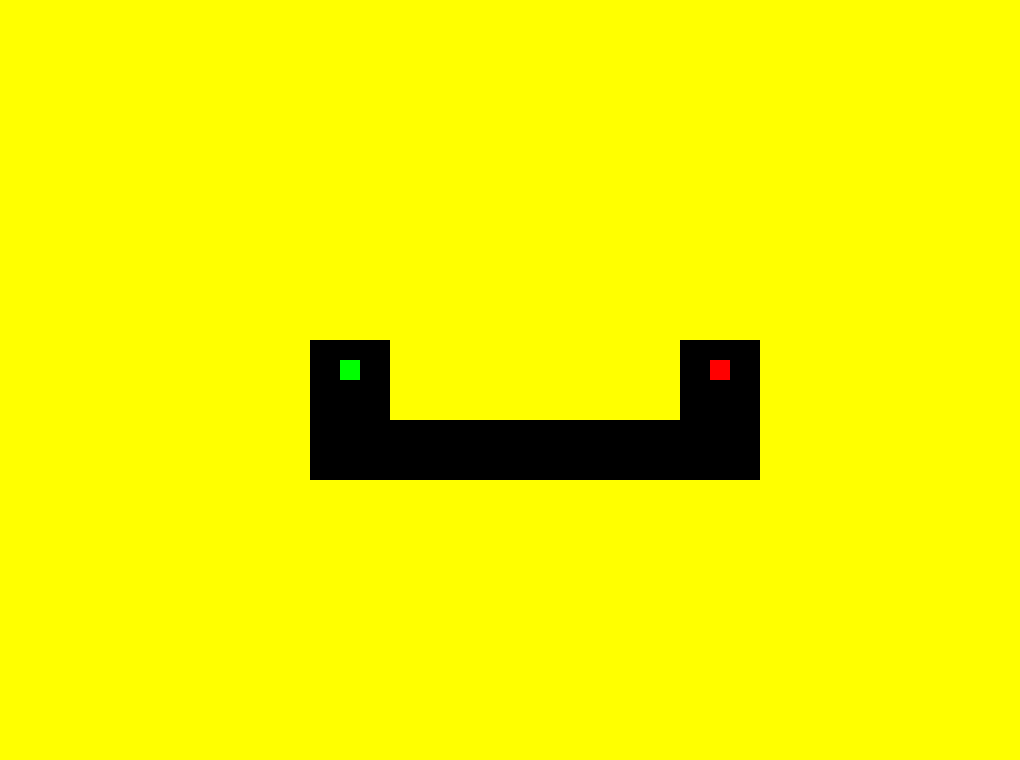

Below is a game level as drawn by its tile map, then a one-line description and the .tmx that defines it (tile-layer data replaced by summaries):
An orthogonal 102x76 tile map with 10x10 px tiles, 1 tile layer (Tile Layer 1) and 15 objects (start, end, Upper, Lower, Right, ...).

<map version="1.0" orientation="orthogonal" renderorder="right-down" width="102" height="76" tilewidth="10" tileheight="10">
 <tileset firstgid="1" name="developerAssistance" tilewidth="10" tileheight="10">
  <image source="../art/devtiles.png" width="100" height="100" />
 </tileset>
 <layer name="Tile Layer 1" width="102" height="76">
  <data>[7752 cells, 7362 non-empty, 3 distinct tile ids]</data>
 </layer>
 <objectgroup name="poi">
  <object name="Start" type="start" x="340" y="360" width="20" height="20" />
  <object name="End" type="end" x="710" y="360" width="20" height="20" />
 </objectgroup>
 <objectgroup name="Walls">
  <object x="310" y="340">
   <polyline points="0,0 80,0" />
  </object>
  <object x="310" y="340">
   <polyline points="0,0 0,140" />
  </object>
  <object x="310" y="480">
   <polyline points="0,0 450,0" />
  </object>
  <object x="760" y="340">
   <polyline points="0,0 0,140" />
  </object>
  <object x="680" y="340">
   <polyline points="0,0 80,0" />
  </object>
  <object x="390" y="340">
   <polyline points="0,0 0,80" />
  </object>
  <object x="390" y="420">
   <polyline points="0,0 290,0" />
  </object>
  <object x="680" y="340">
   <polyline points="0,0 0,80" />
  </object>
 </objectgroup>
 <objectgroup name="DeadZones" visible="0">
  <object name="Upper" x="0" y="0" width="1020" height="340" />
  <object name="Lower" x="0" y="480" width="1020" height="280" />
  <object name="Right" x="760" y="340" width="260" height="140" />
  <object name="Left" x="0" y="340" width="310" height="140" />
  <object name="Middle" x="390" y="340" width="290" height="80" />
 </objectgroup>
</map>
